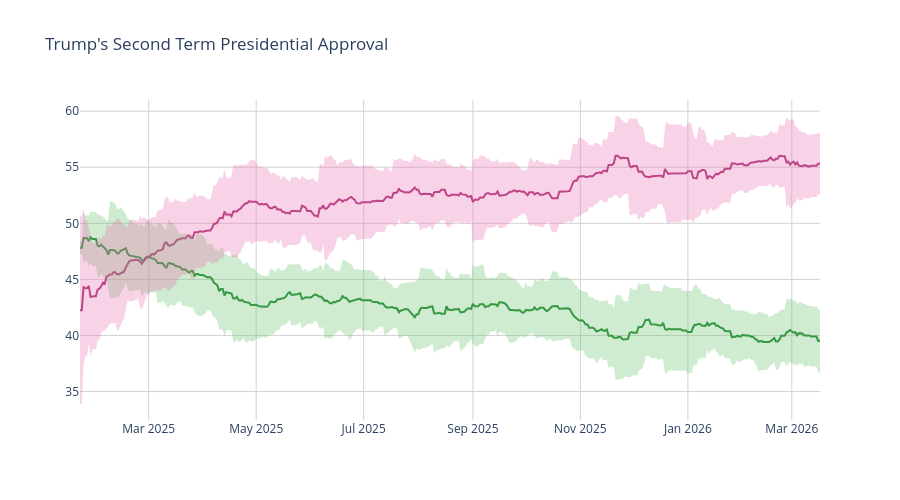

The notebook cell saved with this chart:
### Code cell
disappr_ci_hex = "#e86eaf",
appr_ci_hex = "#60be65"
disappr_ci_rgba = "rgba(232, 110, 175, 0.3)"
appr_ci_rgba = "rgba(96, 190, 101, 0.3)"
grid_col = "#d4d2d2"


# Approve
fig = go.Figure(go.Scatter(
    x=pres['end_date'],
    y=pres['approve'],
    hovertemplate="%{y:.2f}%",
    name="<b>Approve</b>",
    line=dict(color="#228833"),
    showlegend=False
))

# Disapprove
fig.add_trace(go.Scatter(
    x=pres['end_date'],
    y=pres['disapprove'],
    hovertemplate="%{y:.2f}%",
    name="<b>Disapprove</b>",
    line=dict(color="#aa3377"),
    showlegend=False
    )
)

# Approve CI
fig.add_traces([

    # Upper bound
    go.Scatter(
        x=pres['end_date'],
        y=pres['approve_upper_ci'],
        marker=dict(color=appr_ci_hex),
        line=dict(width=0),
        mode='lines',
        showlegend=False,
        hoverinfo="skip"
    ),

    # Lower bound
    go.Scatter(
        x=pres['end_date'],
        y=pres['approve_lower_ci'],
        marker=dict(color=appr_ci_hex),
        line=dict(width=0),
        mode='lines',
        fillcolor=appr_ci_rgba,
        fill="tonexty",
        showlegend=False,
        hoverinfo="skip"
    )
])

# Disapprove CI
fig.add_traces([

    # Upper bound
    go.Scatter(
        x=pres['end_date'],
        y=pres['disapprove_upper_ci'],
        marker=dict(color=disappr_ci_hex),
        line=dict(width=0),
        mode='lines',
        showlegend=False,
        hoverinfo="skip"
    ),

    # Lower bound
    go.Scatter(
        x=pres['end_date'],
        y=pres['disapprove_lower_ci'],
        marker=dict(color=disappr_ci_hex),
        line=dict(width=0),
        mode='lines',
        fillcolor=disappr_ci_rgba,
        fill="tonexty",
        showlegend=False,
        hoverinfo="skip"
    )
])

fig.update_layout(
    title=dict(text="Trump's Second Term Presidential Approval"),
    hovermode="x"
)

fig.update_xaxes(gridcolor=grid_col)
fig.update_yaxes(gridcolor=grid_col)

fig.update_layout(hovermode="x", hoverlabel_align="right", plot_bgcolor="rgba(0, 0, 0, 0)", height=500)
fig.show()

### Figure 1 — Plotly figure (JSON) as saved in the notebook; plotly's stock layout.template omitted (floating-point values rounded to 4 significant figures; data arrays with more than 128 entries replaced by an {"elided": "..."} marker saying what was removed)
{"data": [{"hovertemplate": "%{y:.2f}%", "line": {"color": "#228833"}, "name": "<b>Approve</b>", "showlegend": false, "type": "scatter", "x": {"elided": "421 str values"}, "y": {"elided": "421 float values"}}, {"hovertemplate": "%{y:.2f}%", "line": {"color": "#aa3377"}, "name": "<b>Disapprove</b>", "showlegend": false, "type": "scatter", "x": {"elided": "421 str values"}, "y": {"elided": "421 float values"}}, {"hoverinfo": "skip", "line": {"width": 0}, "marker": {"color": "#60be65"}, "mode": "lines", "showlegend": false, "type": "scatter", "x": {"elided": "421 str values"}, "y": {"elided": "421 float values"}}, {"fill": "tonexty", "fillcolor": "rgba(96, 190, 101, 0.3)", "hoverinfo": "skip", "line": {"width": 0}, "marker": {"color": "#60be65"}, "mode": "lines", "showlegend": false, "type": "scatter", "x": {"elided": "421 str values"}, "y": {"elided": "421 float values"}}, {"hoverinfo": "skip", "line": {"width": 0}, "marker": {"color": ["#e86eaf"]}, "mode": "lines", "showlegend": false, "type": "scatter", "x": {"elided": "421 str values"}, "y": {"elided": "421 float values"}}, {"fill": "tonexty", "fillcolor": "rgba(232, 110, 175, 0.3)", "hoverinfo": "skip", "line": {"width": 0}, "marker": {"color": ["#e86eaf"]}, "mode": "lines", "showlegend": false, "type": "scatter", "x": {"elided": "421 str values"}, "y": {"elided": "421 float values"}}], "layout": {"height": 500, "hoverlabel": {"align": "right"}, "hovermode": "x", "plot_bgcolor": "rgba(0, 0, 0, 0)", "title": {"text": "Trump's Second Term Presidential Approval"}, "xaxis": {"gridcolor": "#d4d2d2"}, "yaxis": {"gridcolor": "#d4d2d2"}}}
